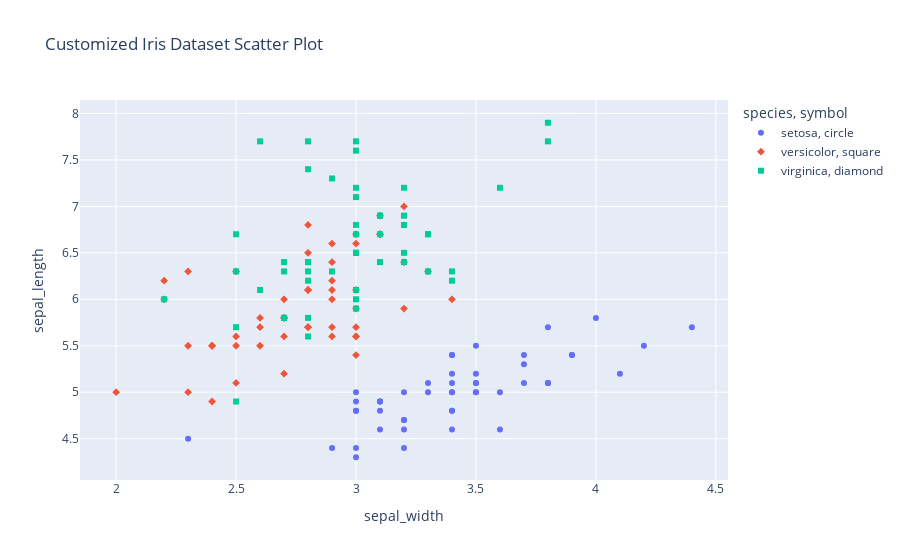

The notebook cell saved with this chart:
### Markdown cell above
# Custom Visualizations

In this section, we will create custom visualizations to further analyze our model's performance and gain insights into the data. Custom visualizations can help us understand patterns, trends, and relationships in the data that may not be immediately apparent from standard performance metrics.

## Feature Importance

Feature importance is a technique used to determine which features have the most significant impact on the model's predictions. By visualizing feature importance, we can identify the most influential features in our dataset and focus our analysis and feature engineering efforts accordingly.

*Insert code for generating feature importance visualization here*

## Example-Based Analysis

Example-based analysis involves examining individual instances in the dataset to understand how the model is making its predictions. This can help us identify areas where the model is performing well or poorly and may reveal patterns or trends that could be addressed through additional preprocessing or feature engineering.

*Insert code for generating example-based analysis visualization here*

### Code cell
# Custom Visualizations:
# For this example, we will customize the marker symbols based on species in the iris dataset
custom_data = data.copy()
custom_data['symbol'] = custom_data['species'].map({'setosa': 'circle', 'versicolor': 'square', 'virginica': 'diamond'})

fig = px.scatter(custom_data, x='sepal_width', y='sepal_length', color='species', symbol='symbol',
                 title='Customized Iris Dataset Scatter Plot')
fig.show()

### Figure 1 — Plotly figure (JSON) as saved in the notebook; plotly's stock layout.template omitted (floating-point values rounded to 4 significant figures)
{"data": [{"hovertemplate": "species=setosa<br>symbol=circle<br>sepal_width=%{x}<br>sepal_length=%{y}<extra></extra>", "legendgroup": "setosa, circle", "marker": {"color": "#636efa", "symbol": "circle"}, "mode": "markers", "name": "setosa, circle", "orientation": "v", "showlegend": true, "type": "scatter", "x": [3.5, 3, 3.2, 3.1, 3.6, 3.9, 3.4, 3.4, 2.9, 3.1, 3.7, 3.4, 3, 3, 4, 4.4, 3.9, 3.5, 3.8, 3.8, 3.4, 3.7, 3.6, 3.3, 3.4, 3, 3.4, 3.5, 3.4, 3.2, 3.1, 3.4, 4.1, 4.2, 3.1, 3.2, 3.5, 3.1, 3, 3.4, 3.5, 2.3, 3.2, 3.5, 3.8, 3, 3.8, 3.2, 3.7, 3.3], "xaxis": "x", "y": [5.1, 4.9, 4.7, 4.6, 5, 5.4, 4.6, 5, 4.4, 4.9, 5.4, 4.8, 4.8, 4.3, 5.8, 5.7, 5.4, 5.1, 5.7, 5.1, 5.4, 5.1, 4.6, 5.1, 4.8, 5, 5, 5.2, 5.2, 4.7, 4.8, 5.4, 5.2, 5.5, 4.9, 5, 5.5, 4.9, 4.4, 5.1, 5, 4.5, 4.4, 5, 5.1, 4.8, 5.1, 4.6, 5.3, 5], "yaxis": "y"}, {"hovertemplate": "species=versicolor<br>symbol=square<br>sepal_width=%{x}<br>sepal_length=%{y}<extra></extra>", "legendgroup": "versicolor, square", "marker": {"color": "#EF553B", "symbol": "diamond"}, "mode": "markers", "name": "versicolor, square", "orientation": "v", "showlegend": true, "type": "scatter", "x": [3.2, 3.2, 3.1, 2.3, 2.8, 2.8, 3.3, 2.4, 2.9, 2.7, 2, 3, 2.2, 2.9, 2.9, 3.1, 3, 2.7, 2.2, 2.5, 3.2, 2.8, 2.5, 2.8, 2.9, 3, 2.8, 3, 2.9, 2.6, 2.4, 2.4, 2.7, 2.7, 3, 3.4, 3.1, 2.3, 3, 2.5, 2.6, 3, 2.6, 2.3, 2.7, 3, 2.9, 2.9, 2.5, 2.8], "xaxis": "x", "y": [7, 6.4, 6.9, 5.5, 6.5, 5.7, 6.3, 4.9, 6.6, 5.2, 5, 5.9, 6, 6.1, 5.6, 6.7, 5.6, 5.8, 6.2, 5.6, 5.9, 6.1, 6.3, 6.1, 6.4, 6.6, 6.8, 6.7, 6, 5.7, 5.5, 5.5, 5.8, 6, 5.4, 6, 6.7, 6.3, 5.6, 5.5, 5.5, 6.1, 5.8, 5, 5.6, 5.7, 5.7, 6.2, 5.1, 5.7], "yaxis": "y"}, {"hovertemplate": "species=virginica<br>symbol=diamond<br>sepal_width=%{x}<br>sepal_length=%{y}<extra></extra>", "legendgroup": "virginica, diamond", "marker": {"color": "#00cc96", "symbol": "square"}, "mode": "markers", "name": "virginica, diamond", "orientation": "v", "showlegend": true, "type": "scatter", "x": [3.3, 2.7, 3, 2.9, 3, 3, 2.5, 2.9, 2.5, 3.6, 3.2, 2.7, 3, 2.5, 2.8, 3.2, 3, 3.8, 2.6, 2.2, 3.2, 2.8, 2.8, 2.7, 3.3, 3.2, 2.8, 3, 2.8, 3, 2.8, 3.8, 2.8, 2.8, 2.6, 3, 3.4, 3.1, 3, 3.1, 3.1, 3.1, 2.7, 3.2, 3.3, 3, 2.5, 3, 3.4, 3], "xaxis": "x", "y": [6.3, 5.8, 7.1, 6.3, 6.5, 7.6, 4.9, 7.3, 6.7, 7.2, 6.5, 6.4, 6.8, 5.7, 5.8, 6.4, 6.5, 7.7, 7.7, 6, 6.9, 5.6, 7.7, 6.3, 6.7, 7.2, 6.2, 6.1, 6.4, 7.2, 7.4, 7.9, 6.4, 6.3, 6.1, 7.7, 6.3, 6.4, 6, 6.9, 6.7, 6.9, 5.8, 6.8, 6.7, 6.7, 6.3, 6.5, 6.2, 5.9], "yaxis": "y"}], "layout": {"legend": {"title": {"text": "species, symbol"}, "tracegroupgap": 0}, "title": {"text": "Customized Iris Dataset Scatter Plot"}, "xaxis": {"anchor": "y", "domain": [0, 1], "title": {"text": "sepal_width"}}, "yaxis": {"anchor": "x", "domain": [0, 1], "title": {"text": "sepal_length"}}}}
